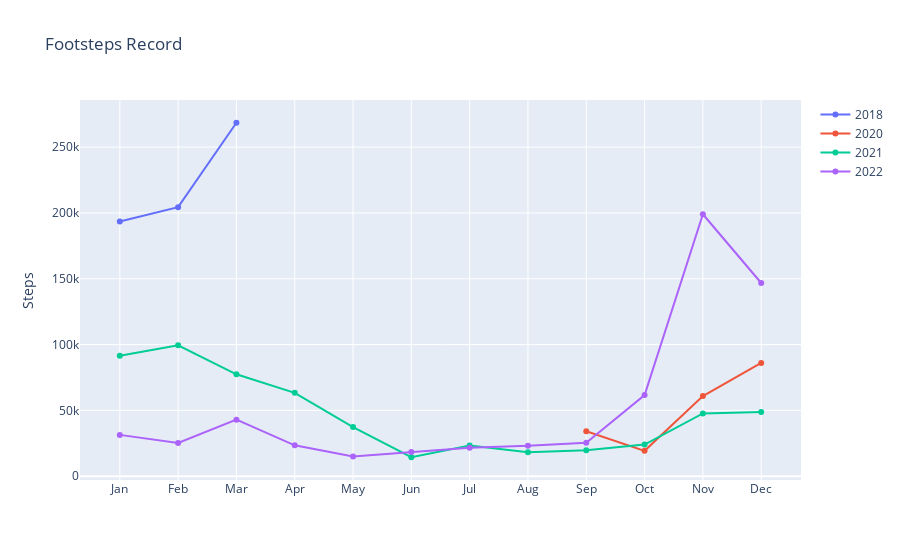

Notebook source saved alongside this figure:
### Code cell
x = ['Jan', 'Feb', 'Mar', 'Apr', 'May', 'Jun', 'Jul', 'Aug', 'Sep', 'Oct', 'Nov', 'Dec']

# y2017 = [None, None, None, None, None, None, None, None, None, None, None, 37345]
y2018 = [193551, 204407, 268522, None, None, None, None, None, None, None, None, None]
y2020 = [None, None, None, None, None, None, None, None, 34145, 19265, 60831, 86021]
y2021 = [91506, 99418, 77419, 63357, 37328, 14389, 23352, 18189, 19706, 23994, 47694, 48842]
y2022 = [31387, 25289, 42968, 23427, 15001, 18343, 21577, 23111, 25447, 61596, 199024, 146760]


fig = go.Figure()
# fig.add_trace(go.Scatter(x=x, y=y2017, mode='lines+markers', name='2017'))
fig.add_trace(go.Scatter(x=x, y=y2018, mode='lines+markers', name='2018'))
fig.add_trace(go.Scatter(x=x, y=y2020, mode='lines+markers', name='2020'))
fig.add_trace(go.Scatter(x=x, y=y2021, mode='lines+markers', name='2021'))
fig.add_trace(go.Scatter(x=x, y=y2022, mode='lines+markers', name='2022'))
fig.update_layout(title='Footsteps Record', yaxis_title='Steps')
fig.show()

### Figure 1 — Plotly figure (JSON) as saved in the notebook; plotly's stock layout.template omitted (floating-point values rounded to 4 significant figures)
{"data": [{"mode": "lines+markers", "name": "2018", "type": "scatter", "x": ["Jan", "Feb", "Mar", "Apr", "May", "Jun", "Jul", "Aug", "Sep", "Oct", "Nov", "Dec"], "y": [193551, 204407, 268522, null, null, null, null, null, null, null, null, null]}, {"mode": "lines+markers", "name": "2020", "type": "scatter", "x": ["Jan", "Feb", "Mar", "Apr", "May", "Jun", "Jul", "Aug", "Sep", "Oct", "Nov", "Dec"], "y": [null, null, null, null, null, null, null, null, 34145, 19265, 60831, 86021]}, {"mode": "lines+markers", "name": "2021", "type": "scatter", "x": ["Jan", "Feb", "Mar", "Apr", "May", "Jun", "Jul", "Aug", "Sep", "Oct", "Nov", "Dec"], "y": [91506, 99418, 77419, 63357, 37328, 14389, 23352, 18189, 19706, 23994, 47694, 48842]}, {"mode": "lines+markers", "name": "2022", "type": "scatter", "x": ["Jan", "Feb", "Mar", "Apr", "May", "Jun", "Jul", "Aug", "Sep", "Oct", "Nov", "Dec"], "y": [31387, 25289, 42968, 23427, 15001, 18343, 21577, 23111, 25447, 61596, 199024, 146760]}], "layout": {"title": {"text": "Footsteps Record"}, "yaxis": {"title": {"text": "Steps"}}}}
